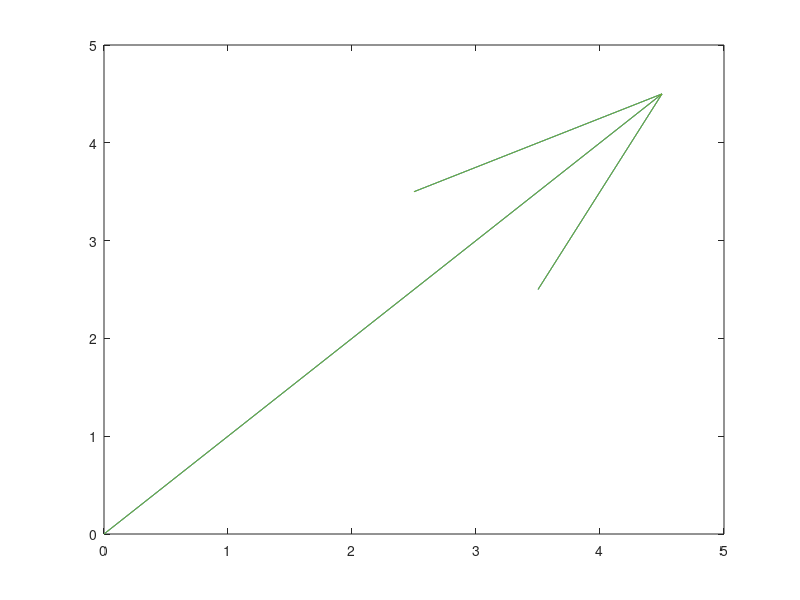

Source code (MATLAB):
fprintf('VECTORES...\n');
fprintf('Como se trabaja en R2, los vectores seran de dos elementos.\n');

fprintf('\nAhora se debe llenar los valores del vector U: \n');
 for A=1:2
            fprintf('Ingrese el valor para el elemento de la fila 1 y columna %d: ',A);
            U(1,A)= input('\');
 end
 fprintf('\nEl vector U es: \n');
 U
    fprintf('\nAhora se debe llenar los valores del vector V: \n');    
for B=1:2
            fprintf('Ingrese el valor para el elemento de la fila 1 y columna %d: ',B);
            V(1,B)= input('\');
end
  fprintf('\nEl vector U es: \n');
  V
  Coseno=(dot(U,V))/(norm(U)*norm(V));
fprintf('\nEl angulo entre vectores es: \n');
Angulo=acosd(Coseno)

fprintf('\nEl producto punto entre vectores es: \n');

dot(U,V)


%Para graficar: 
X1=U(1,1);
Y1=U(1,2);
quiver(0,0,X1,Y1)
hold
X2=V(1,1);
Y2=V(1,2);
quiver(0,0,X2,Y2)